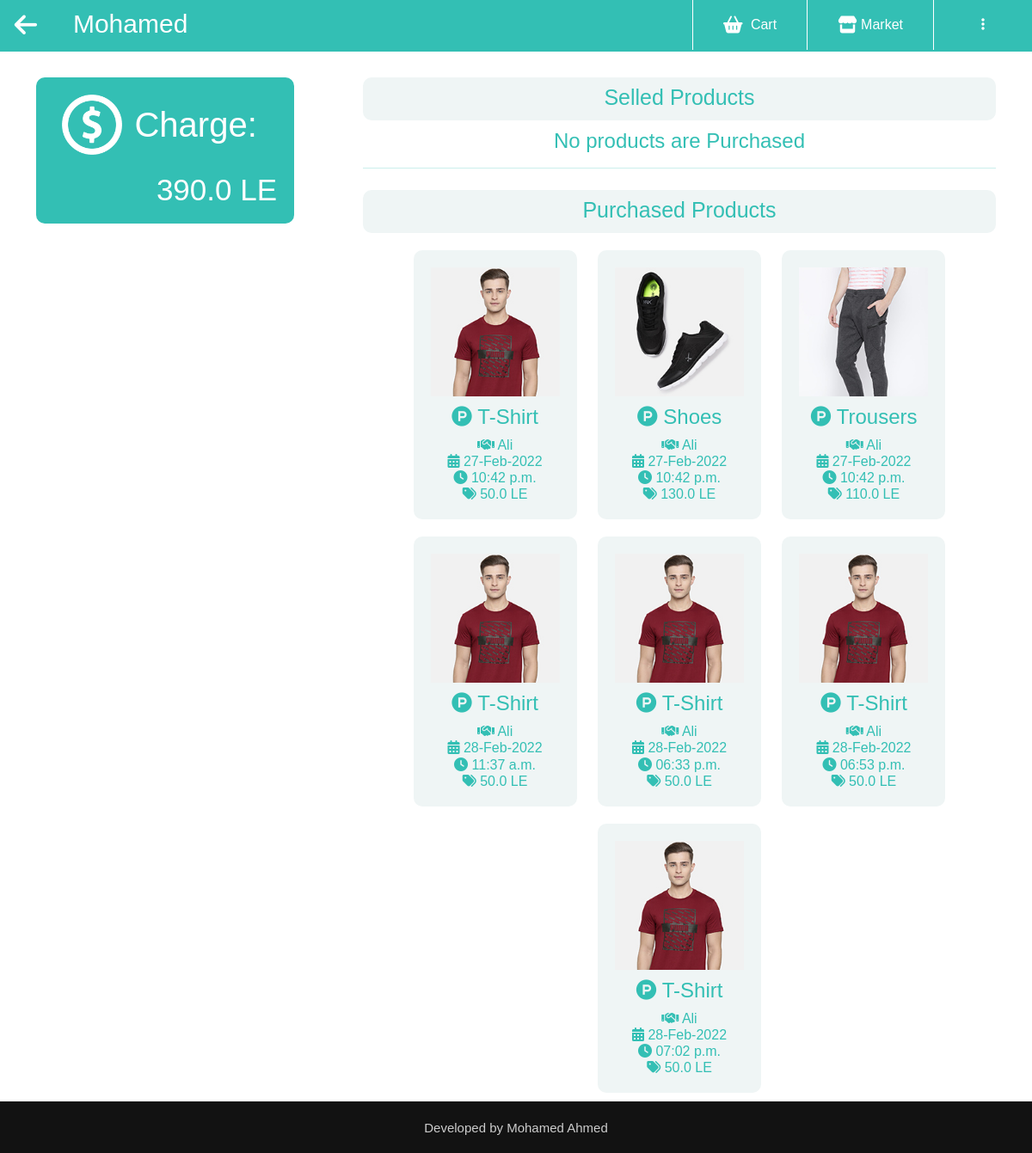
/2 (signed in), run on the app's committed database.
### marketplace/models.py (models this page shows, shortened)
class Account(AbstractBaseUser):
    username        = models.CharField(max_length=30, unique=True)
    email           = models.EmailField(verbose_name="email", max_length=80, unique=True)
    date_joined     = models.DateTimeField(verbose_name="date joined", auto_now_add=True)
    last_login      = models.DateTimeField(verbose_name="last login", auto_now=True)
    is_admin        = models.BooleanField(default=False)
    is_active       = models.BooleanField(default=False)
    is_staff        = models.BooleanField(default=False)
    is_superuser    = models.BooleanField(default=False)
    hideEmail       = models.BooleanField(default=True)
    balance         = models.FloatField(validators=[MinValueValidator(0)], default=0)
    objects = MyAccountManager()
    USERNAME_FIELD = 'email'
    REQUIRED_FIELDS = ['username']
    def __str__(self):
        return self.username

class Ownership(models.Model):
    id          = models.UUIDField(primary_key=True, default=uuid.uuid4, editable=False)
    seller      = models.ForeignKey(Account, on_delete=models.CASCADE, related_name="seller")
    buyer       = models.ForeignKey(Account, on_delete=models.CASCADE, related_name="buyer")
    product     = models.ForeignKey(Product, on_delete=models.CASCADE, related_name="productsBought")
    quantity    = models.IntegerField(validators=[MinValueValidator(0), MaxValueValidator(100)], blank=True)
    date_buy    = models.DateTimeField(verbose_name="date buy", auto_now_add=True)

class Product(models.Model):
    categories = (
        ('Digital Devices', 'Digital Devices'),
        ('Clothes', 'Clothes'),
        ('Sport', 'Sport'),
        ('Food', 'Food'),
        ('Home Devices', 'Home Devices'),
        ('Other', 'Other')
    )
    id          = models.UUIDField(primary_key=True, default=uuid.uuid4, editable=False)
    name        = models.CharField(max_length=30)
    description = models.CharField(max_length=200, default="")
    price       = models.FloatField(validators=[MinValueValidator(0)])
    quantity    = models.IntegerField(validators=[MinValueValidator(0), MaxValueValidator(1000)])
    recommend   = models.IntegerField(validators=[MinValueValidator(0)], default=0)
    category    = models.CharField(max_length=15, choices=categories, default=1)
    user        = models.ForeignKey(Account, on_delete=models.CASCADE, related_name="productOwner")
    image       = models.ImageField(upload_to="%Y/%m/%d", blank= True,
                    default='default.jpg')
    def __str__(self):
        return self.name

### marketplace/views.py (the view)
# urls.py: path("<str:id>", views.account, name="account"),
@login_required
def account(request, id):
    if request.user.id == int(id):
        request.session['back'] = 'account'
        user = Account.objects.get(pk= id)
        sProducts = Ownership.objects.filter(seller= user)
        pProducts = Ownership.objects.filter(buyer= user)
        return render(request, "marketplace/account.html", {
            "user": user,
            "sproduct": sProducts,
            "pproduct": pProducts
        })
    return HttpResponseRedirect(reverse('index'))

### marketplace/templates/marketplace/account.html (shortened to what this page needs)
{% extends 'marketplace/layout.html' %}
{% load static %}
{% block css %}
    <link rel="stylesheet" href="{% static 'marketplace/account.css' %}">
    <link href="https://cdn.jsdelivr.net/npm/bootstrap@5.1.3/dist/css/bootstrap.min.css" rel="stylesheet">
{% endblock %}
{% block navbar %}
    <div class="top-nav-bar" style="background-color: #33bfb4;">
        <div class="search-box">
            <a href="{% url 'index' %}" style="float: left; color: white; text-decoration: none; font-size: 30px; padding: 7px 12px 12px 0px;">
                &nbsp;&nbsp;<i class="fa fa-arrow-left" aria-hidden="true"></i>
            </a>
            <h1 style="color: #fff; font-size: 30px; padding: 10px 30px; text-align: left;">{{ user| title }}</h1>
        </div>
        <div class="menu-bar">
            <ul>
                <li>
                    <a href="{% url 'cart' user.id %}" style="color: white;"> <i class="fas fa-shopping-basket fa-lg"></i> Cart</a>
                </li>
                <li>
                    <a href="{% url 'market' user.id %}" style="color: white;"> <i class="fas fa-store fa-lg"></i> Market</a>
                </li>
                <li class="droplist">
                    <div class="dropdown">
                        <button class="dropbtn"><i class="fas fa-ellipsis-v"></i></button>
                    </div>
                </li>
            </ul>
        </div>
    </div>
{% endblock %}
{% block body %}
    <div class="account">
        <div class="container">
            <div class="row">
                <div class="col-4" style="color: #33bfb4; margin-top: 10px; margin-bottom: 50px;">
                    <div class="charge">
                        <img src="{% static 'marketplace/images/dollar.png' %}" width="70px" style="display: inline; margin: 20px 10px; ">
                        <h1 style="display: inline; vertical-align: middle;">Charge:</h1>
                        <h3 style="bottom: 20px;">{{ user.balance }} LE</h3>
                    </div>
                </div>
                <div class="col-8" style="color: #33bfb4; margin-top: 10px; text-align: center;">
                    <div class="row1" style="color: #33bfb4; font-size: 25px;">
                        Selled Products
                    </div>
                    {% for product in sproduct %}
                    <div class="row2">
                        <img src="../../static/media/{{ product.product.image }}" width="150px">
                        <h4 style="margin-top: 10px;"><i class="fab fa-product-hunt"></i> {{ product.product| title }}</h4>
                        <h6 style="margin: auto;"><i class="fas fa-handshake"></i> {{ product.buyer| title }}</h6>
                        <h6 style="margin: auto;"><i class="fa-solid fa-calendar-days"></i>
                            {{ product.date_buy|date:"d-M-Y" }}
                        </h6>
                        <h6 style="margin: auto;"><i class="fa-solid fa-clock"></i>
                            {{ product.date_buy|date:"H:m a" }}
                        </h6>
                        <h6 style="margin: auto;"><i class="fas fa-tags"></i> {{ product.product.price }} LE</h6>
                    </div>
                    {% empty %}
                        <h4> No products are Purchased </h4>
                    {% endfor %}
                    <hr>
                    <div class="row1" style="color: #33bfb4; font-size: 25px; margin-top: 25px;">
                        Purchased Products
                    </div>
                    {% for product in pproduct %}
                    <div class="row2">
                        <img src="../../static/media/{{ product.product.image }}" width="150px">
                        <a style="text-decoration: none; color: #33bfb4;" href="{% url 'product' product.product.id %}">
                            <h4 style="margin-top: 10px;"><i class="fab fa-product-hunt"></i> {{ product.product| title }}</h4>
                        </a>
                        <a style="text-decoration: none; color: #33bfb4;" href="{% url 'market' product.seller.id %}">
                            <h6 style="margin: auto;"><i class="fas fa-handshake"></i> {{ product.seller| title }}</h6>
                        </a>
                        <h6 style="margin: auto;"><i class="fa-solid fa-calendar-days"></i>
                            {{ product.date_buy|date:"d-M-Y" }}
                        </h6>
                        <h6 style="margin: auto;"><i class="fa-solid fa-clock"></i>
                            {{ product.date_buy|date:"h:i a" }}
                        </h6>
                        <h6 style="margin: auto;"><i class="fas fa-tags"></i> {{ product.product.price }} LE</h6>
                    </div>
                    {% empty %}
                        <h4> No products are Purchased </h4>
                    {% endfor %}
                </div>
            </div>
        </div>
    </div>
{% endblock %}
{% block pcss %}
    style="padding: 20px;"
{% endblock %}
{% block footercss %}
    style="bottom: 0;position: fixed; height: 60px; width: 100%;"
{% endblock %}

### marketplace/static/marketplace/account.css (style rules this page uses)
.account { margin-bottom: 60px; }
.charge { position: fixed; margin-right: 20px; padding: 0 20px; width: 25%; height: 170px; border-radius: 10px; background-color: #33bfb4; color: #fff; }
.charge h3 { font-size: 35px; text-align: right; }
.row1 { background-color: #eff5f5; width: 100%; height: 50px; border-radius: 10px; margin-bottom: 10px; padding: 5px 20px; }
.row2 { background-color: #eff5f5; width: auto; height: auto; border-radius: 10px; padding: 20px; margin: 10px; display: inline-block; text-align: center; }

### marketplace/static/marketplace/style.css (style rules this page uses)
* { margin: 0; padding: 0; }
body { font-family: sans-serif; }
.top-nav-bar { height: 60px; top: 0; position: sticky; background: #fff; margin-bottom: 20px; border-bottom: 3px solid #33bfb4; z-index: 2; }
.search-box { display: inline-flex; width: 60%; }
.menu-bar { width: 40%; height: 60px; float: right; }
.menu-bar ul { display: inline-flex; float: right; }
.menu-bar ul li { border-left: 1px solid #fff; list-style-type: none; padding: 17px 35px; text-align: center; background-color: #33bfb4; color: #fff; cursor: pointer; }
.menu-bar ul li a { font-size: 16px; font-size: bold; text-decoration: none; }
.fa-shopping-basket { margin-right: 5px; }
.dropbtn { background-color: #33bfb4; color: white; padding: 0px 20px; font-size: 16px; border: none; cursor: pointer; }
.dropdown { position: relative; display: inline-block; }
.row { display: inline-flexbox; }

### data on the page
Account: username "Mohamed", balance "390.0"
Ownership: product.image (picture), product "T-Shirt", seller "Ali", date_buy "27-Feb-2022", date_buy "10:42 p.m.", product.price "50.0"
Ownership: product.image (picture), product "Shoes", seller "Ali", date_buy "27-Feb-2022", date_buy "10:42 p.m.", product.price "130.0"
Ownership: product.image (picture), product "Trousers", seller "Ali", date_buy "27-Feb-2022", date_buy "10:42 p.m.", product.price "110.0"
Ownership: product.image (picture), product "T-Shirt", seller "Ali", date_buy "28-Feb-2022", date_buy "11:37 a.m.", product.price "50.0"
Ownership: product.image (picture), product "T-Shirt", seller "Ali", date_buy "28-Feb-2022", date_buy "06:33 p.m.", product.price "50.0"
Ownership: product.image (picture), product "T-Shirt", seller "Ali", date_buy "28-Feb-2022", date_buy "06:53 p.m.", product.price "50.0"
Ownership: product.image (picture), product "T-Shirt", seller "Ali", date_buy "28-Feb-2022", date_buy "07:02 p.m.", product.price "50.0"
